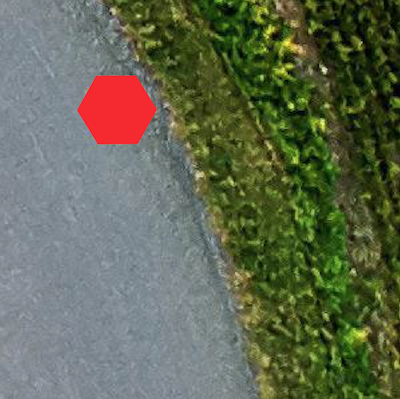
#> input picture new stuff/input/hex.png, 400 x 399 px
$ python -i segment.py   (imports and definitions only)
#> lines starting #> are read from the running program, lines starting #| are printed output that depends on the picture; after the words box and inside, x2 and y2 are one past the last pixel; in counts of white or black regions, pixels touching at a corner belong together
#> further down, picture is the input picture: shape (399, 400, 3); mean B, G, R 82.2, 104.9, 97.8
import numpy as np
import cv2
import matplotlib.pyplot as plt
from sklearn.cluster import KMeans
from PIL import Image
import testcam

# [1 line not run here, left out]

# [26 lines left out: function seg, not called in this run]
    # plt.imsave('img3/test.png', img3)

def seg2(img):
    img = np.array(img)

    w, h, channels = img.shape
#> w = 399; h = 400; channels = 3

    img2 = cv2.blur(img, (7, 7))
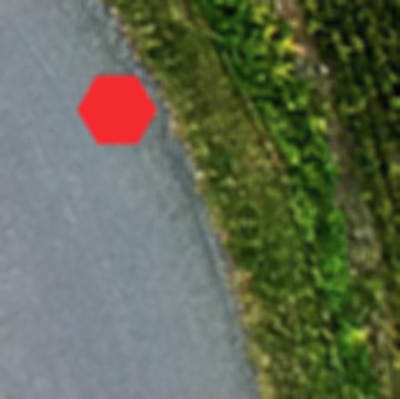
#> img2: shape (399, 400, 3); mean B, G, R 82.2, 104.9, 97.8
    img2 = (img2 * .8).astype(np.uint8)
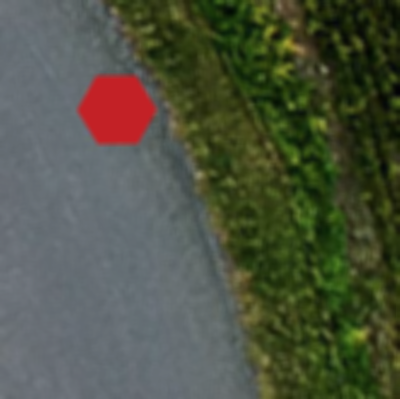
#> img2: shape (399, 400, 3); mean B, G, R 65.4, 83.5, 77.8

    img3 = cv2.blur(img, (11, 11))
    img3 = (img3 * .5).astype(np.uint8)
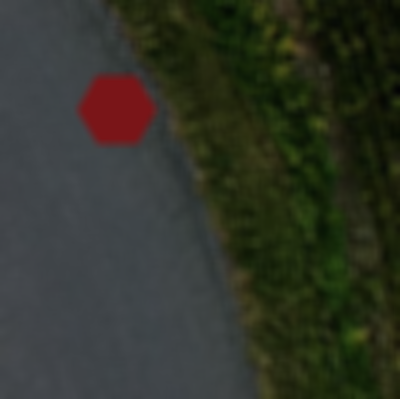
#> img3: shape (399, 400, 3); mean B, G, R 40.9, 52.2, 48.6

    new_img = np.concatenate((img, img2, img3), axis=2)

    #displayImg(img, "Original Image", showImgs)
    labels = kmeans(new_img, 2, h, w)
    # img1, img2, img3 = generateThreeImages(labels, h, w)

    img1, img2, img3 = generateThreeImages(labels, h, w)

    return[img1, img2, img3]

# [94 lines left out: functions generateTwoImages, minEuclideanDist, not called in this run]


def generateThreeImages(labels,h,w):
#> called with labels = array of shape (159600,), h = 400, w = 399
    zeros = np.zeros((w, h), np.uint8)
    ones = np.zeros((w, h), np.uint8)
    ones.fill(255)
#> ones: shape (399, 400); every value is 255

    img1 = np.zeros((w, h), np.uint8)
    img2 = np.zeros((w, h), np.uint8)
    img3 = np.zeros((w, h), np.uint8)

    labels = np.reshape(labels, (w, h))
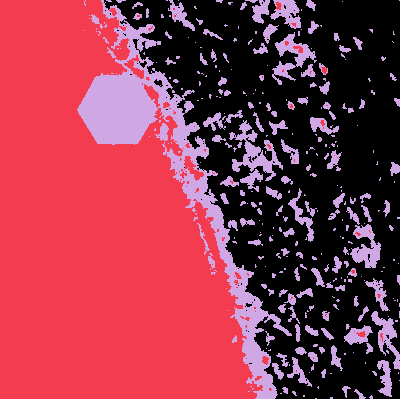
#> labels: shape (399, 400) int32; 3 distinct labels, from 0 to 2; one colour per label, 0 black
    img1 = np.where(labels == 0, zeros, ones)
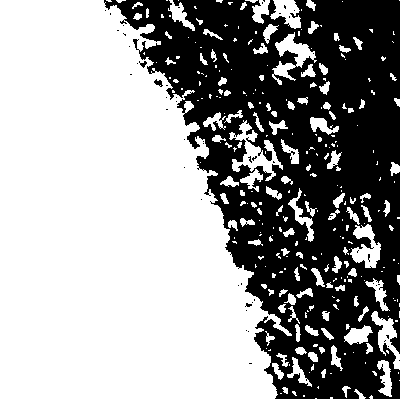
#> img1: shape (399, 400); 61.2% white; 53 black regions (50 under 20 px), largest, box (x1, y1, x2, y2) and area: (104, 0, 400, 399) 61801, (154, 79, 163, 87) 39, (139, 61, 147, 68) 28
    img2 = np.where(labels == 1, zeros, ones)
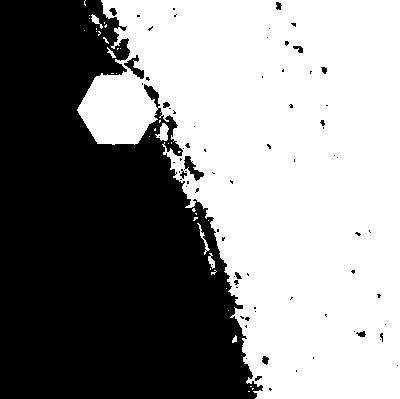
#> img2: shape (399, 400); 54.7% white; 78 black regions (65 under 20 px), largest, box (x1, y1, x2, y2) and area: (0, 0, 263, 399) 71255, (184, 156, 204, 181) 196, (124, 55, 144, 79) 177
    img3 = np.where(labels == 2, zeros, ones)
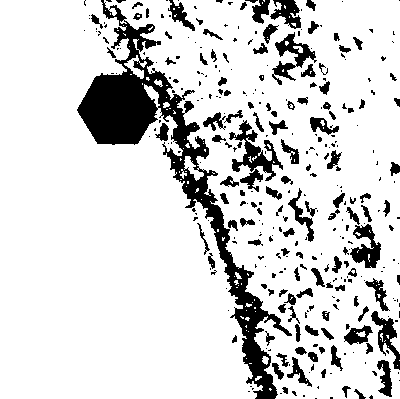
#> img3: shape (399, 400); 84.2% white; 338 black regions (214 under 20 px), largest, box (x1, y1, x2, y2) and area: (77, 0, 292, 399) 11826, (229, 120, 283, 181) 1060, (272, 32, 317, 85) 778
    img1 = Image.fromarray(np.uint8(img1))
    img2 = Image.fromarray(np.uint8(img2))
    img3 = Image.fromarray(np.uint8(img3))

    return img1, img2, img3
# [27 lines left out: functions cvtBinaryImage, findLargestContour, calculateThreshold, blackBackground, not called in this run]

def displayImg(img, frameName, displayImg):
    plt.imshow(img)
    plt.show()

def kmeans(img, numClusters, h, w):
    #print img.shape
    Z = img.reshape((-1,3))

    #convert to np.float32
    Z = np.float32(Z)
    kmeans = KMeans(n_clusters=3, init="k-means++", random_state=0).fit(Z.reshape(w*h, 9))
    return kmeans.labels_

# [17 lines left out: functions get_neighborhood_variance, generate_rough_mask, not called in this run]


# [2 lines not run here, left out]

>>> import cv2
>>> picture = cv2.imread('input/hex.png')
>>> result = seg2(picture)
#> result = 3 items

$ run again, on new stuff/input/test1.png
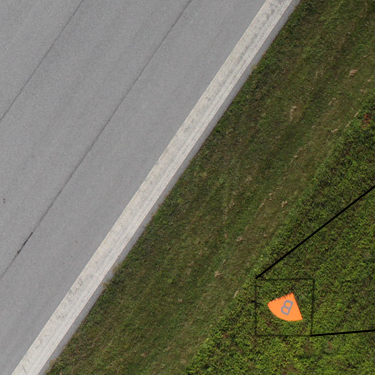
#> input picture new stuff/input/test1.png, 375 x 375 px
#> picture is the input picture: shape (375, 375, 3); mean B, G, R 88.8, 108.9, 108.3
#> ones: shape (375, 375); every value is 255
#> labels: shape (375, 375) int32; 3 distinct labels, from 0 to 2
#> in generateThreeImages, `img1 = np.where(labels == 0, zeros, ones)`:
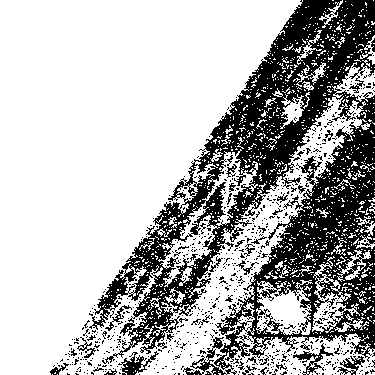
#> img1: shape (375, 375); 70.4% white; 724 black regions (683 under 20 px), largest, box (x1, y1, x2, y2) and area: (89, 0, 375, 375) 37252, (118, 351, 159, 375) 356, (293, 343, 334, 375) 324
#> in generateThreeImages, `img3 = np.where(labels == 2, zeros, ones)`:
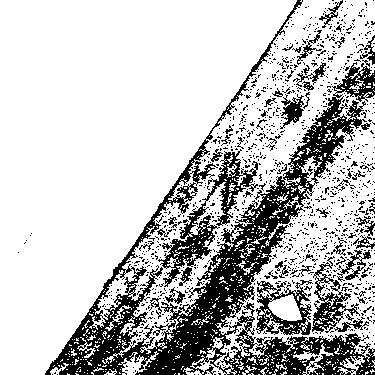
#> img3: shape (375, 375); 75.9% white; 1165 black regions (1111 under 20 px), largest, box (x1, y1, x2, y2) and area: (45, 0, 375, 375) 22311, (158, 149, 258, 287) 2656, (256, 280, 313, 335) 1317
#> result = 3 items

$ run again, on new stuff/input/test2.png
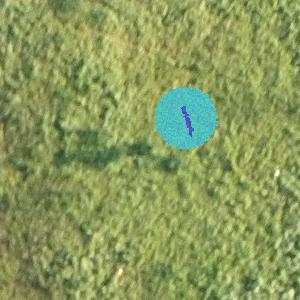
#> input picture new stuff/input/test2.png, 300 x 300 px
#> picture is the input picture: shape (300, 300, 3); mean B, G, R 93.1, 154, 138.2
#> ones: shape (300, 300); every value is 255
#> labels: shape (300, 300) int32; 3 distinct labels, from 0 to 2
#> in generateThreeImages, `img1 = np.where(labels == 0, zeros, ones)`:
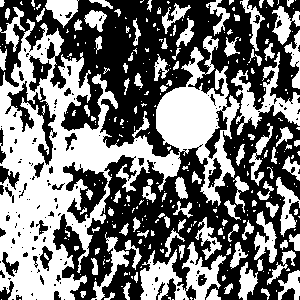
#> img1: shape (300, 300); 46.1% white; 315 white regions (212 under 20 px), largest, box (x1, y1, x2, y2) and area: (0, 19, 240, 300) 24254, (140, 242, 226, 300) 2232, (231, 52, 300, 135) 1713
#> in generateThreeImages, `img3 = np.where(labels == 2, zeros, ones)`:
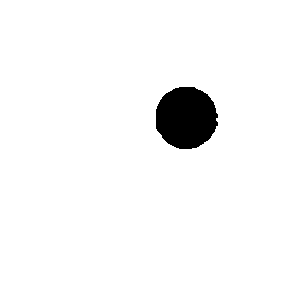
#> img3: shape (300, 300); 96.6% white; 1 black region, box (x1, y1, x2, y2) and area: (156, 87, 218, 149) 3048
#> result = 3 items

$ run again, on new stuff/input/test3.png
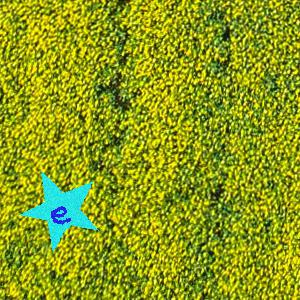
#> input picture new stuff/input/test3.png, 300 x 300 px
#> picture is the input picture: shape (300, 300, 3); mean B, G, R 29.8, 155.2, 140.3
#> ones: shape (300, 300); every value is 255
#> img1: shape (300, 300); 47.2% white; 871 white regions (668 under 20 px), largest, box (x1, y1, x2, y2) and area: (0, 113, 106, 300) 7269, (0, 0, 104, 150) 6845, (112, 0, 207, 204) 5475
#> in generateThreeImages, `img3 = np.where(labels == 2, zeros, ones)`:
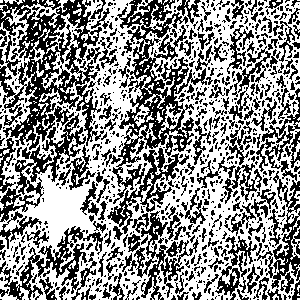
#> img3: shape (300, 300); 55.3% white; black in thin lines or dots
#> result = 3 items
